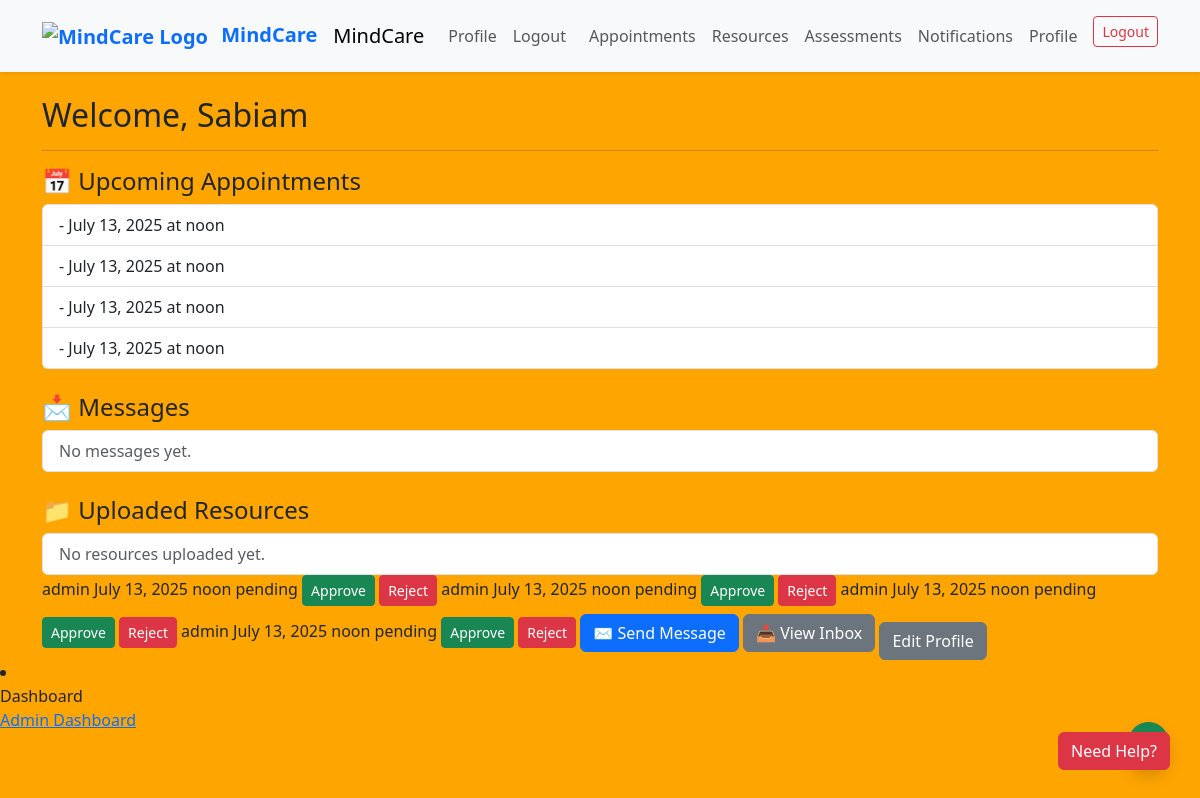
Page /therapist/dashboard/ (signed in) on the earlier database version.
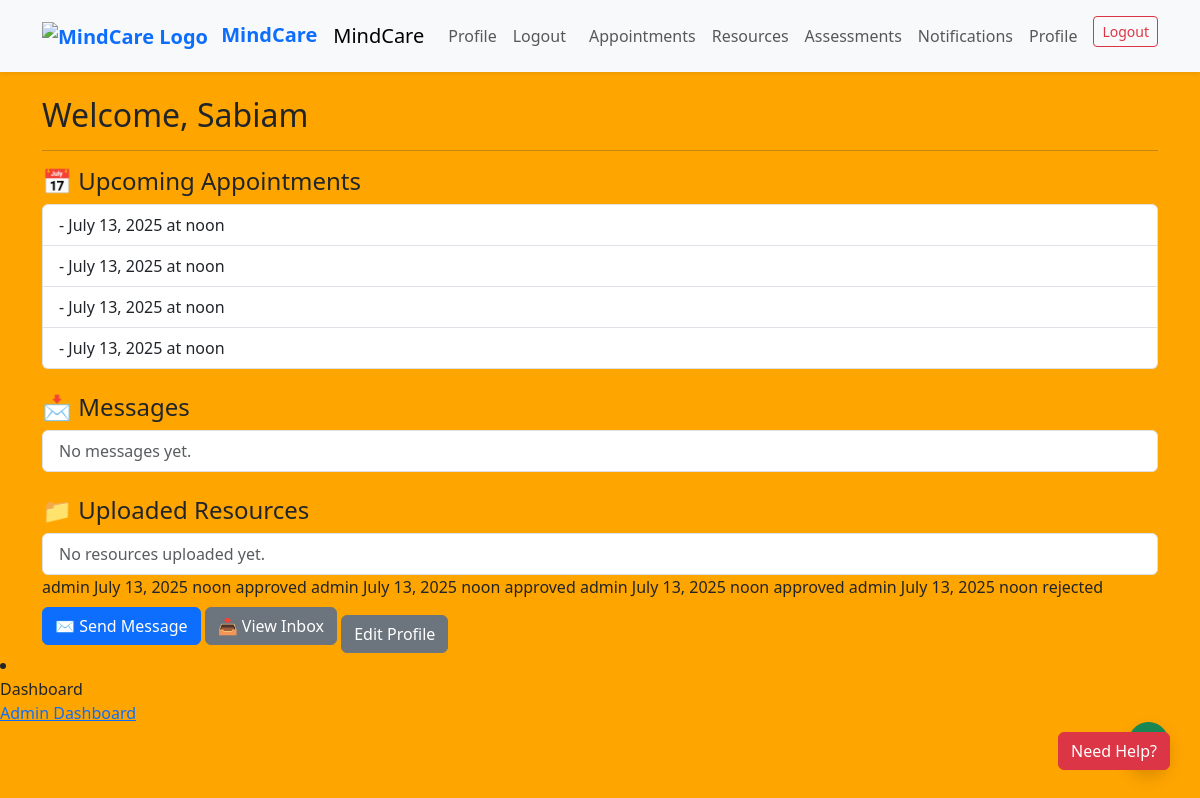
Same page on the later database version.
### core/models.py (models this page shows, shortened)
class Appointment(models.Model):
    STATUS_CHOICES = [
        ('pending', 'Pending'),
        ('approved', 'Approved'),
        ('completed', 'Completed'),
        ('cancelled', 'Cancelled'),
    ]
    client = models.ForeignKey(User, on_delete=models.CASCADE, related_name='client_appointments')
    therapist = models.ForeignKey(User, on_delete=models.CASCADE, related_name='therapist_appointments')
    date = models.DateField()
    time = models.TimeField()
    notes = models.TextField(blank=True)
    status = models.CharField(max_length=20, choices=STATUS_CHOICES, default='pending')

class CustomUser(AbstractUser):
    ROLE_CHOICES = (
        ('admin', 'Admin'),
        ('therapist', 'Therapist'),
        ('client', 'Client'),
    )
    role = models.CharField(max_length=10, choices=ROLE_CHOICES, default='client')
    specialty = models.CharField(max_length=100, blank=True, null=True)
    location = models.CharField(max_length=100, blank=True, null=True)
    bio = models.TextField(blank=True, null=True)
    image = models.ImageField(upload_to='profile_images/', blank=True, null=True)

### core/views.py (the view)
# urls.py: path('therapist/dashboard/', therapist_dashboard, name='therapist_dashboard'),
@login_required
def therapist_dashboard(request):
    appointments = Appointment.objects.filter(therapist=request.user)
    return render(request, 'core/therapist_dashboard.html', {'appointments': appointments})

### core/templates/core/therapist_dashboard.html (shortened to what this page needs)
{% extends 'base.html' %}
{% block content %}
<div class="container mt-4">
  <h2>Welcome, {{ user.first_name }}</h2>
  <hr>
  <h4>📅 Upcoming Appointments</h4>
  <ul class="list-group mb-4">
    {% for appointment in appointments %}
      <li class="list-group-item">
        {{ appointment.patient }} - {{ appointment.date }} at {{ appointment.time }}
      </li>
    {% empty %}
      <li class="list-group-item text-muted">No upcoming appointments.</li>
    {% endfor %}
  </ul>
  <h4>📩 Messages</h4>
  <ul class="list-group mb-4">
    {% for message in messages %}
      <li class="list-group-item">
        From: {{ message.sender }} - {{ message.content }}
      </li>
    {% empty %}
      <li class="list-group-item text-muted">No messages yet.</li>
    {% endfor %}
  </ul>
  <h4>📁 Uploaded Resources</h4>
  <ul class="list-group">
    {% for resource in resources %}
      <li class="list-group-item">
        {{ resource.title }} - <a href="{{ resource.file.url }}">Download</a>
      </li>
    {% empty %}
      <li class="list-group-item text-muted">No resources uploaded yet.</li>
    {% endfor %}
  </ul>
  {% for appointment in appointments %}
<tr>
  <td>{{ appointment.client.username }}</td>
  <td>{{ appointment.date }}</td>
  <td>{{ appointment.time }}</td>
  <td>{{ appointment.status }}</td>
  <td>
    {% if appointment.status == 'pending' %}
      <a href="{% url 'update_appointment_status' appointment.id 'approved' %}" class="btn btn-success btn-sm">Approve</a>
      <a href="{% url 'update_appointment_status' appointment.id 'rejected' %}" class="btn btn-danger btn-sm">Reject</a>
    {% endif %}
  </td>
</tr>
{% endfor %}
<a href="{% url 'send_message' %}" class="btn btn-primary">✉️ Send Message</a>
<a href="{% url 'inbox' %}" class="btn btn-secondary">📥 View Inbox</a>
  <a href="{% url 'edit_profile' %}" class="btn btn-secondary mt-3">Edit Profile</a>
</div>
{% endblock %}

Differences in the rows shown:
changed Appointment (number 1 of 4 on the later page): status "pending" → "approved"; no longer shows "Approve Reject"
changed Appointment (number 2 of 4 on the later page): status "pending" → "approved"; no longer shows "Approve Reject"
changed Appointment (number 3 of 4 on the later page): status "pending" → "approved"; no longer shows "Approve Reject"
changed Appointment: status "pending" → "rejected"; no longer shows "Approve Reject"
